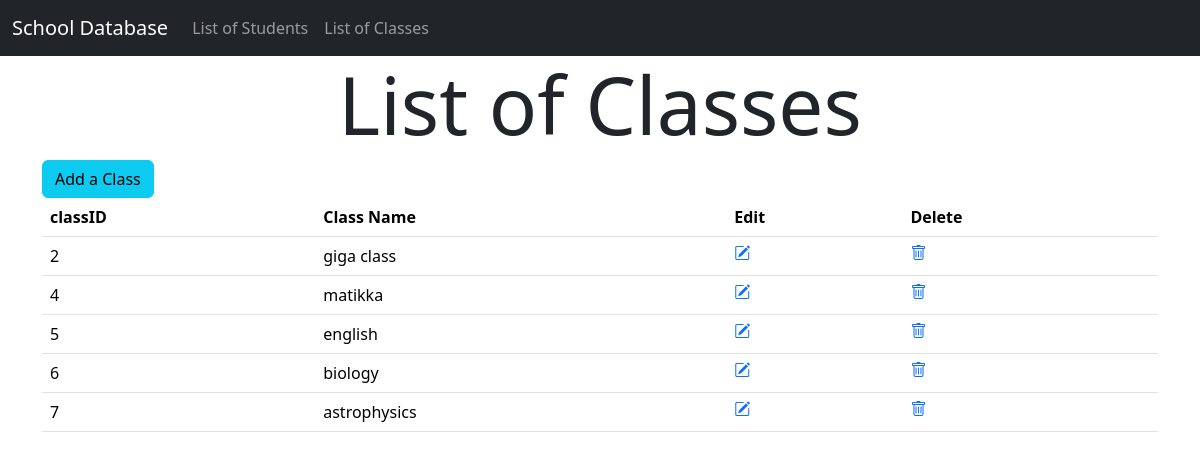
Screenshot of /studentsCRUD/classes/list-classes.php with the database file from the repository.
### tables this page shows
CREATE TABLE `classes` (
  `classID` int(11) NOT NULL,
  `className` varchar(255) NOT NULL
);

### studentsCRUD/classes/list-classes.php (the view, shortened to what this page needs)
<?php
require_once("../db_config.php");
$query = "SELECT * FROM classes";
$results = $db_connection->query($query);
?>
<DOCTYPE html>
  <html lang="en">
  <head>
    <link href="https://cdn.jsdelivr.net/npm/bootstrap@5.3.2/dist/css/bootstrap.min.css" rel="stylesheet">
    <link rel="stylesheet" href="https://cdn.jsdelivr.net/npm/bootstrap-icons@1.11.1/font/bootstrap-icons.css">
  </head>
  <body>
  <?php include "../nav.php" ?>
    <div class="container">
      <h1 class="display-1 text-center">List of Classes</h1>
      <a href="createClass.php" class="btn btn-info">Add a Class</a>
      <table class="table">
        <thead>
          <tr>
            <th>classID</th>
            <th>Class Name</th>
            <th>Edit</th>
            <th>Delete</th>
          </tr>
        </thead>
        <tbody>
          <?php
          foreach ($results as $result) {
            ?>
            <tr>
              <td>
                <?php echo $result['classID'] ?>
              </td>
              <td>
                <?php echo $result['className'] ?>
              </td>
              <td><a href="edit.php?classID=<?php echo $result['classID'] ?>"><i class="bi bi-pencil-square"></i></a></td>
              <td><a href="delete.php?classID=<?php echo $result['classID'] ?>"><i class="bi bi-trash"></i></a></td>
            </tr>
            <?php
          }
            ?>
        </tbody>
      </table>
    </div>
  </body>
  </html>

### rows the page displays
classes: classID "2", className "giga class"
classes: classID "4", className "matikka"
classes: classID "5", className "english"
classes: classID "6", className "biology"
classes: classID "7", className "astrophysics"
